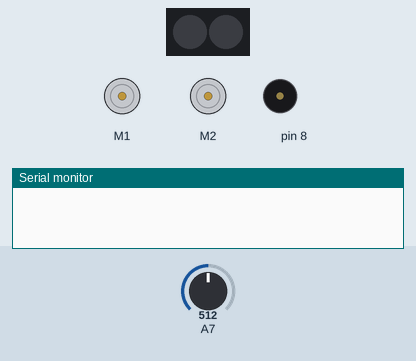
This sketch was run on a simulated Arduino Uno, built with avr-gcc and run on an emulated ATmega328P. On the bench: 2 × DC motor (green arrow = forward, orange = backward, longer = faster), 2 RGB LEDs in strip order, left to right, buzzer (waves = sounding), the last lines printed to the serial monitor. Inputs (shaded band) come from the test bench; at power-on: A7 = 512.

Above: at 0.8 s.
0.9 s: A7 set to 110
2.4 s: A7 set to 89
At 2.5 s:
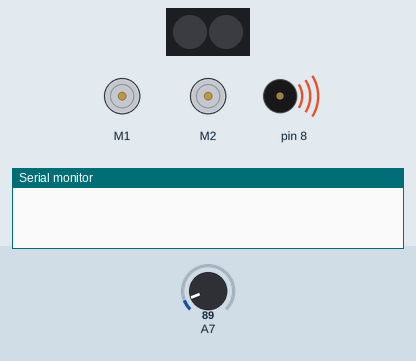
At 3.9 s:
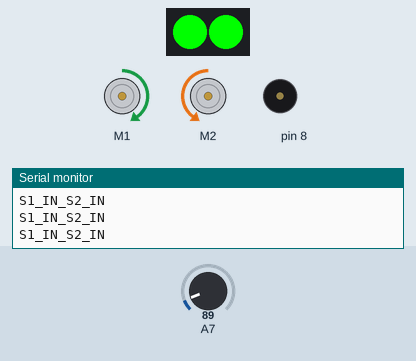
Timing chart, 0 to 5.4 s (numbered marks = the images above; inputs shaded):
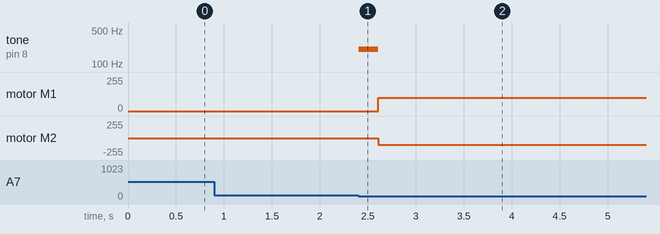

Measured:
- the behaviour switches between 101 and 100 on A7 (found by bisection; images 0 and 1)
- after the input at 0.9 s, every drawn part: stays the same
- after the input at 2.4 s, tone on pin 8: silent → 200 Hz at once, → silent 0.20 s later; motor M1: stopped → forward 100/255 after 0.21 s; motor M2: stopped → backward 100/255 after 0.21 s

The sketch:

MB_FollowLine.ino
```cpp
#include <MeMCore.h>

MeDCMotor motor1(M1); //Motor1 is Left Motor
MeDCMotor motor2(M2); //Motor2 is Right Motor
MeLineFollower lineFinder(PORT_2);
MeBuzzer buzzer;
MeRGBLed led(0, 30);
void setup() {
  // put your setup code here, to run once:
    Serial.begin(9600);
    pinMode(7, INPUT); //Define button pin as input
    led.setpin(13);
    while (analogRead(7) > 100) { // While (Button is not pressed)
      delay(50);
    }
    buzzer.tone(200, 200);

}

void loop() {
  int sensorState = lineFinder.readSensors();
  switch(sensorState)
  {
    case S1_IN_S2_IN:
      Serial.println("S1_IN_S2_IN");
      motor1.run(100); //Motor1 (Left)  forward is +
      motor2.run(-100);  //Motor2 (Right) forward is -
      led.setColorAt(1, 0, 255, 0); //Set LED1 (RGBLED2) (LeftSide)
      led.setColorAt(0, 0, 255, 0); //Set LED0 (RGBLED1) (RightSide)
      led.show();

      break;

    case S1_IN_S2_OUT:
      motor1.run(100); //Motor1 (Left)  forward is +
      motor2.stop();  //Motor2 (Right) forward is -
      led.setColorAt(1, 0, 0, 0);   //Set LED1 (RGBLED2) (LeftSide)
      led.setColorAt(0, 0, 255, 0); //Set LED0 (RGBLED1) (RightSide)
      led.show();

      break;

    case S1_OUT_S2_IN:
      motor1.stop(); //Motor1 (Left)  forward is +
      motor2.run(-100);  //Motor2 (Right) forward is -
      led.setColorAt(1, 0, 255, 0); //Set LED1 (RGBLED2) (LeftSide)
      led.setColorAt(0, 0, 0, 0);   //Set LED0 (RGBLED1) (RightSide)
      led.show();

      break;

    case S1_OUT_S2_OUT:
      motor1.run(-100);
      motor2.run(100);
      led.setColorAt(1, 0, 0, 0); //Set LED1 (RGBLED2) (LeftSide)
      led.setColorAt(0, 0, 0, 0); //Set LED0 (RGBLED1) (RightSide)
      led.show();
      break;

    default:
      break;
  }

}
```
